Frame 1 (no input): blank canvas, image omitted
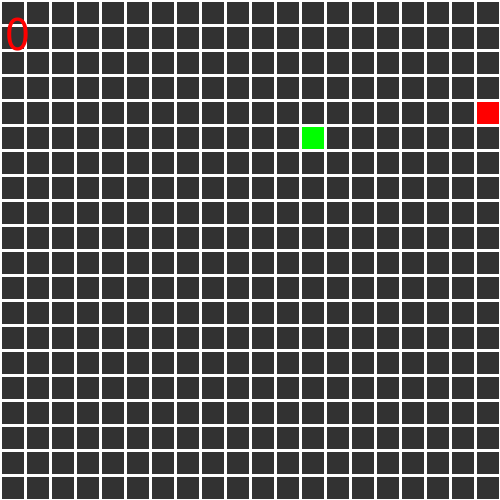
Frame 60 (the mouse pressed at the canvas centre just before this capture)
Frame 120 (the mouse held since frame 60 and released just before this capture): identical to frame 60, image omitted

The Processing sketch that drew this single still picture (run headless with seeded random() and noise(); from frame 60 on, the mouse is pressed at the canvas centre):

// Processing sketch: CobraGame
// ── CobraGame.pde
Game game = new Game();
int moveTimer = 0;

void setup() {
  size(500, 500);
  frameRate(300);
}

void draw() {
  moveTimer++;
  if (moveTimer >= 300 / game.moveSpeed) {
    moveTimer = 0;
    game.move();
    game.display();
  }
}

void keyPressed() {
  println("asd");
  if (keyCode == LEFT && (game.xs != 1 || game.positions.size() == 0)) {
    game.xs = -1;
    game.ys = 0;
  } else if (keyCode == RIGHT && (game.xs != -1 || game.positions.size() == 0))  {
    game.xs = 1;
    game.ys = 0;
  } else if (keyCode == UP && (game.ys != 1 || game.positions.size() == 0))  {
    game.xs = 0;
    game.ys = -1;
  } else if (keyCode == DOWN && (game.ys != -1 || game.positions.size() == 0))  {
    game.xs = 0;
    game.ys = 1;
  }
  game.move();
  game.display();
  moveTimer = 0;
}
// ── Game.pde
class Game {
  ArrayList<Integer[]> positions= new ArrayList<Integer[]>();
  int gameSize = 20;
  int moveSpeed = 30;
  int xpos = (int) random(1, gameSize + 1);
  int ypos = (int) random(1, gameSize + 1);
  int xs = 0;
  int ys = 0;
  int px = (int) random(1, gameSize + 1);
  int py = (int) random(1, gameSize + 1);
  int pontuation = 0;

  void move() {
    for (int i = positions.size() - 1; i > 0; i--) {
      positions.get(i)[0] =  positions.get(i - 1)[0];
      positions.get(i)[1] =  positions.get(i - 1)[1];
    }
    if (positions.size() > 0) {
      positions.get(0)[0] = xpos;
      positions.get(0)[1] = ypos;
    }

    xpos += xs;
    ypos += ys;

    if (positions.size() > 0) {
      for (int i = 0; i < positions.size(); i++) {
        if (xpos == positions.get(i)[0] && ypos == positions.get(i)[1]) {
          positions.clear();
          xpos = (int) random(1, gameSize + 1);
          ypos = (int) random(1, gameSize + 1);
          px = (int) random(1, gameSize + 1);
          py = (int) random(1, gameSize + 1);
          pontuation = 0;
        }
      }
    }

    if (xpos > gameSize) {
      xpos = 1;
    }
    if (xpos < 1) {
      xpos = gameSize;
    }
    if (ypos > gameSize) {
      ypos = 1;
    }
    if (ypos < 1) {
      ypos = gameSize;
    }
    if (xpos == px && ypos == py) {
      px = (int) random(1, gameSize + 1);
      py = (int) random(1, gameSize + 1);
      Integer[] pos = {xpos, ypos};
      positions.add(pos);
      pontuation++;
    }
  }

  void display() {
    background(50);
    noStroke();
    fill(0, 255, 0);
    rect((xpos - 1) * (width / gameSize), (ypos - 1) * (height / gameSize), height / gameSize, height / gameSize);
    fill(100, 200, 100);
    if (positions.size() > 0) {
      for (int i = 0; i < positions.size(); i++) {
        rect((positions.get(i)[0] - 1) * (width / gameSize), (positions.get(i)[1] - 1) * (height / gameSize), height / gameSize, height / gameSize);
      }
    }
    fill(255, 0, 0);
    rect((px - 1) * (width / gameSize), (py - 1) * (height / gameSize), height / gameSize, height / gameSize);
    stroke(255);
    strokeWeight(3);
    for (int i = 0; i <= gameSize; i++) {
      line(0, (height / gameSize) * i, width, (height / gameSize) * i);
      line((width / gameSize) * i, 0, (width / gameSize) * i, height);
    }
    stroke(0, 0, 255);
    textSize(50);
    text(pontuation, 5, 50);
  }
}
